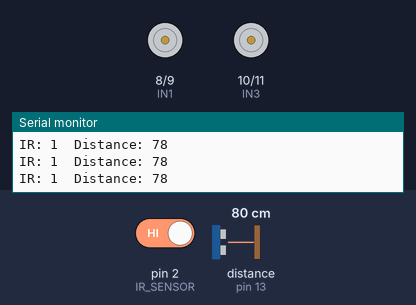
Bench run of a sketch on a simulated Arduino Uno, built with avr-gcc and run on an emulated ATmega328P. Parts: motor-driver pin pairs drawn as motors (green arrow = first pin HIGH = forward, orange = second pin HIGH = backward, longer = more drive), the last lines printed to the serial monitor. Wiring (inferred from the names in the program): ultrasonic range finder: trigger pin 12; echo pin 13. Inputs (shaded band) come from the test bench; at power-on: pin 2 (IR_SENSOR) HIGH, distance to the obstacle (sensor on pin 13) 80 cm. The echo pulse lasts 58.3 µs per cm; the modem accepts every AT command (registered, SIM ready, sends succeed) and sends nothing else.

Above: at 9.0 s.
9.1 s: pin 2 (IR_SENSOR) driven LOW
At 10.3 s:
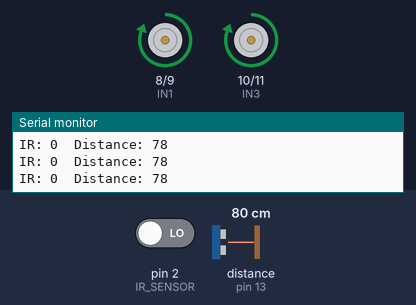
10.6 s: pin 2 (IR_SENSOR) driven HIGH
At 11.3 s:
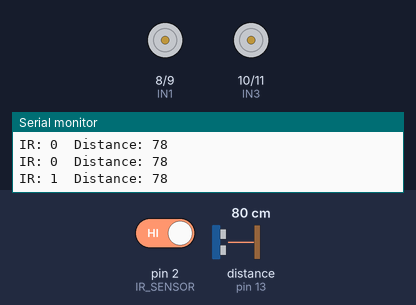
Timing chart, 0 to 13.6 s (numbered marks = the images above; inputs shaded):
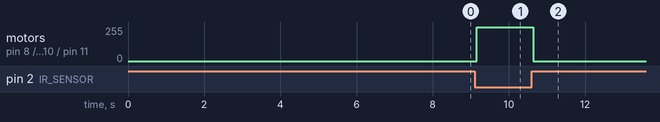

Measured:
- after the input at 9.1 s, motor on pin 8 (IN1) / pin 9 (IN2), motor on pin 10 (IN3) / pin 11 (IN4): stopped → forward 255/255 after 0.06 s
- after the input at 10.6 s, motor on pin 8 (IN1) / pin 9 (IN2), motor on pin 10 (IN3) / pin 11 (IN4): forward 255/255 → stopped at once

The sketch:

railway_crack_detection_robot.ino.ino
```cpp
#include <SoftwareSerial.h>

// ===============================
// GSM MODULE (SIM800L)
// RX -> D6
// TX -> D7
// ===============================
SoftwareSerial gsm(6, 7);

// ===============================
// GPS MODULE (GY-NEO6MV2)
// RX -> D4
// TX -> D5
// ===============================
SoftwareSerial gps(4, 5);

// ===============================
// L298N MOTOR DRIVER
// ===============================
#define IN1 8
#define IN2 9
#define IN3 10
#define IN4 11

// ===============================
// IR SENSOR (Line / Gap Detection)
// OUT -> D2
// ===============================
#define IR_SENSOR 2

// ===============================
// ULTRASONIC SENSOR
// TRIG -> D12
// ECHO -> D13
// ===============================
#define TRIG 12
#define ECHO 13

long duration;
int distance;

String gpsData = "";
bool alertSent = false;

// ===============================
// SETUP
// ===============================
void setup() {
  Serial.begin(9600);

  gsm.begin(9600);
  gps.begin(9600);

  pinMode(IN1, OUTPUT);
  pinMode(IN2, OUTPUT);
  pinMode(IN3, OUTPUT);
  pinMode(IN4, OUTPUT);

  pinMode(IR_SENSOR, INPUT);

  pinMode(TRIG, OUTPUT);
  pinMode(ECHO, INPUT);

  Serial.println("Railway Crack Detection Robot Started");
}

// ===============================
// MOTOR FUNCTIONS
// ===============================
void forward() {
  digitalWrite(IN1, HIGH);
  digitalWrite(IN2, LOW);
  digitalWrite(IN3, HIGH);
  digitalWrite(IN4, LOW);
}

void stopRobot() {
  digitalWrite(IN1, LOW);
  digitalWrite(IN2, LOW);
  digitalWrite(IN3, LOW);
  digitalWrite(IN4, LOW);
}

// ===============================
// ULTRASONIC DISTANCE
// ===============================
int getDistance() {
  digitalWrite(TRIG, LOW);
  delayMicroseconds(2);

  digitalWrite(TRIG, HIGH);
  delayMicroseconds(10);
  digitalWrite(TRIG, LOW);

  duration = pulseIn(ECHO, HIGH, 30000);

  if (duration == 0) {
    return 999;   // No object detected
  }

  return duration * 0.034 / 2;
}

// ===============================
// SEND SMS
// ===============================
void sendSMS(String msg) {
  gsm.println("AT+CMGF=1");
  delay(1000);

  // Replace with your own phone number
  gsm.println("AT+CMGS=\"+919290992032\"");
  delay(1000);

  gsm.print(msg);
  delay(1000);

  gsm.write(26);   // CTRL + Z
  delay(5000);
}

// ===============================
// LOOP
// ===============================
void loop() {

  // -------- Read GPS Data --------
  while (gps.available()) {
    char c = gps.read();
    gpsData += c;
    Serial.write(c);

    // Keep only the latest part of the GPS stream
    if (gpsData.length() > 150) {
      gpsData.remove(0, 50);
    }
  }

  // -------- Read Sensors --------
  int irState = digitalRead(IR_SENSOR);
  distance = getDistance();

  Serial.print("IR: ");
  Serial.print(irState);
  Serial.print("  Distance: ");
  Serial.println(distance);

  // ==================================
  // OBSTACLE DETECTION (Ultrasonic)
  // ==================================
  if (distance > 0 && distance < 20) {
    stopRobot();

    if (!alertSent) {
      sendSMS("Obstacle detected! Robot stopped.");
      alertSent = true;
    }

    delay(500);
    return;
  }

  // ==================================
  // BLACK LINE / GAP DETECTION (IR)
  // ==================================
  // Most IR sensors give LOW on black line.
  if (irState == LOW) {

    // Black line detected -> Move forward
    forward();
    alertSent = false;
  }
  else {

    // Gap / Crack detected
    stopRobot();

    if (!alertSent) {
      String smsText = "ALERT! Track gap detected.\n";
      smsText += "Robot stopped.\n";
      smsText += "GPS Data:\n";
      smsText += gpsData;

      sendSMS(smsText);
      alertSent = true;
    }
  }

  delay(100);
}
```
